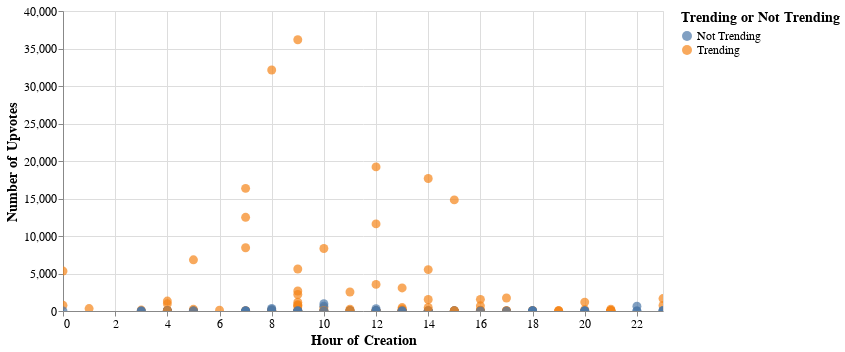

The code cell stored with this chart in its notebook:
### Code cell
scatterplot1 = alt.Chart(df).mark_circle().\
encode(
    alt.X('time_created:Q',title='Hour of Creation',axis=alt.Axis(labelAngle=0),scale = alt.Scale(domain = [min(df.time_created),max(df.time_created)])),
    alt.Y(attribute+':Q',title='Number of '+attribute.title()),
    alt.Color('is_trending:N',title='Trending or Not Trending'),
    tooltip=['image','flairs','is_dynamic','is_interactive']
    ). \
properties(width=600,height=300).configure_axis(
    labelFontSize=12,
    titleFontSize=14).configure_legend(titleColor='black', titleFontSize=14,labelFontSize=12).interactive()

selection=alt.selection_single(on='mouseover',empty="none");
sizeCondition=alt.condition(selection,alt.value(400),alt.value(80))
scatterplot1 = scatterplot1.add_selection(
    selection                       # step 3, chart 1
).encode(
    size=sizeCondition,             # step 4, chart 1 (only size)
)
scatterplot1

### Figure 1 — Vega-Lite specification as saved in the notebook (floating-point values rounded to 4 significant figures; data arrays with more than 128 entries replaced by an {"elided": "..."} marker saying what was removed)
{"config": {"view": {"continuousWidth": 400, "continuousHeight": 300}, "axis": {"labelFontSize": 12, "titleFontSize": 14}, "legend": {"labelFontSize": 12, "titleColor": "black", "titleFontSize": 14}}, "data": {"name": "data-ed131449fea86620f965abae645f30f1"}, "mark": "circle", "encoding": {"color": {"field": "is_trending", "title": "Trending or Not Trending", "type": "nominal"}, "size": {"condition": {"value": 400, "selection": "selector026"}, "value": 80}, "tooltip": [{"field": "image", "type": "nominal"}, {"field": "flairs", "type": "nominal"}, {"field": "is_dynamic", "type": "nominal"}, {"field": "is_interactive", "type": "nominal"}], "x": {"axis": {"labelAngle": 0}, "field": "time_created", "scale": {"domain": [0, 23]}, "title": "Hour of Creation", "type": "quantitative"}, "y": {"field": "upvotes", "title": "Number of Upvotes", "type": "quantitative"}}, "height": 300, "selection": {"selector025": {"type": "interval", "bind": "scales", "encodings": ["x", "y"]}, "selector026": {"type": "single", "on": "mouseover", "empty": "none"}}, "width": 600, "$schema": "https://vega.github.io/schema/vega-lite/v4.17.0.json", "datasets": {"data-ed131449fea86620f965abae645f30f1": {"elided": "173 records"}}}
